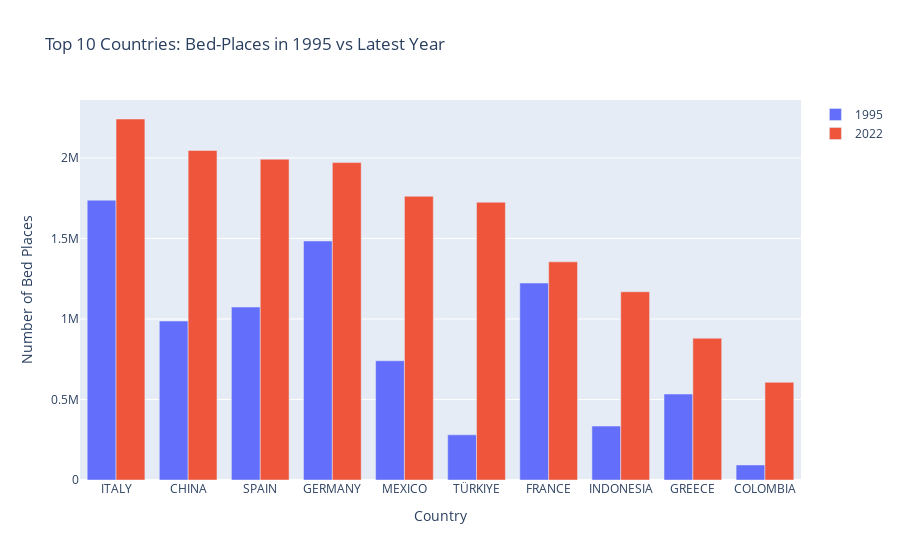

Notebook source saved alongside this figure:
### Code cell
import plotly.graph_objects as go

fig = go.Figure()
years = df_pivot.columns.tolist()

fig.add_trace(go.Bar(x=df_pivot.index, y=df_pivot[years[0]],
                     name=str(years[0])))
fig.add_trace(go.Bar(x=df_pivot.index, y=df_pivot[years[1]],
                     name=str(years[1])))

fig.update_layout(barmode='group',
                  title='Top 10 Countries: Bed-Places in 1995 vs Latest Year',
                  xaxis_title='Country',
                  yaxis_title='Number of Bed Places')
fig.show()

### Figure 1 — Plotly figure (JSON) as saved in the notebook; plotly's stock layout.template omitted (floating-point values rounded to 4 significant figures)
{"data": [{"name": "1995", "type": "bar", "x": ["ITALY", "CHINA", "SPAIN", "GERMANY", "MEXICO", "TÜRKIYE", "FRANCE", "INDONESIA", "GREECE", "COLOMBIA"], "y": [1738031, 987275, 1074017, 1484275, 740596, 280463, 1223074, 334856, 533812, 93303]}, {"name": "2022", "type": "bar", "x": ["ITALY", "CHINA", "SPAIN", "GERMANY", "MEXICO", "TÜRKIYE", "FRANCE", "INDONESIA", "GREECE", "COLOMBIA"], "y": [2241988, 2046700, 1992394, 1971314, 1762044, 1724987, 1354728, 1169006, 880624, 606446]}], "layout": {"barmode": "group", "title": {"text": "Top 10 Countries: Bed-Places in 1995 vs Latest Year"}, "xaxis": {"title": {"text": "Country"}}, "yaxis": {"title": {"text": "Number of Bed Places"}}}}
